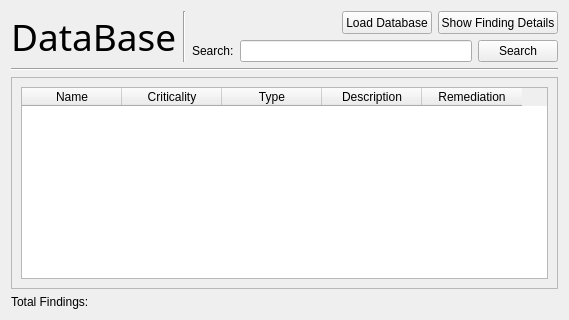
          <widget class="QWidget" name="FindingsTab">
           <attribute name="title">
            <string>Findings</string>
           </attribute>
           <layout class="QGridLayout" name="gridLayout_11">
            <item row="0" column="0">
             <layout class="QHBoxLayout" name="horizontalLayout_11">
              <item>
               <layout class="QHBoxLayout" name="horizontalLayout">
                <item>
                 <widget class="QLabel" name="DatabaseLogoLBL">
                  <property name="font">
                   <font>
                    <family>Eras Bold ITC</family>
                    <pointsize>28</pointsize>
                   </font>
                  </property>
                  <property name="text">
                   <string>DataBase</string>
                  </property>
                 </widget>
                </item>
                <item>
                 <widget class="Line" name="line_2">
                  <property name="orientation">
                   <enum>Qt::Vertical</enum>
                  </property>
                 </widget>
                </item>
               </layout>
              </item>
              <item>
               <layout class="QVBoxLayout" name="verticalLayout_21">
                <item>
                 <layout class="QHBoxLayout" name="horizontalLayout_2">
                  <item>
                   <spacer name="horizontalSpacer_8">
                    <property name="orientation">
                     <enum>Qt::Horizontal</enum>
                    </property>
                    <property name="sizeType">
                     <enum>QSizePolicy::Fixed</enum>
                    </property>
                    <property name="sizeHint" stdset="0">
                     <size>
                      <width>150</width>
                      <height>20</height>
                     </size>
                    </property>
                   </spacer>
                  </item>
                  <item>
                   <widget class="QPushButton" name="LoadDatabaseBTN">
                    <property name="maximumSize">
                     <size>
                      <width>125</width>
                      <height>25</height>
                     </size>
                    </property>
                    <property name="text">
                     <string>Load Database</string>
                    </property>
                   </widget>
                  </item>
                  <item>
                   <widget class="QPushButton" name="ShowFindingDetailsBTN">
                    <property name="maximumSize">
                     <size>
                      <width>120</width>
                      <height>25</height>
                     </size>
                    </property>
                    <property name="text">
                     <string>Show Finding Details</string>
                    </property>
                   </widget>
                  </item>
                 </layout>
                </item>
                <item>
                 <layout class="QHBoxLayout" name="horizontalLayout_10">
                  <item>
                   <widget class="QLabel" name="DatabaseSearchLogoLBL">
                    <property name="text">
                     <string>Search:</string>
                    </property>
                   </widget>
                  </item>
                  <item>
                   <widget class="QLineEdit" name="searchbarLineEdit">
                    <property name="maximumSize">
                     <size>
                      <width>16777215</width>
                      <height>25</height>
                     </size>
                    </property>
                   </widget>
                  </item>
                  <item>
                   <widget class="QPushButton" name="SearchDBBTN">
                    <property name="enabled">
                     <bool>true</bool>
                    </property>
                    <property name="text">
                     <string>Search</string>
                    </property>
                   </widget>
                  </item>
                 </layout>
                </item>
               </layout>
              </item>
             </layout>
            </item>
            <item row="1" column="0">
             <widget class="Line" name="line">
              <property name="orientation">
               <enum>Qt::Horizontal</enum>
              </property>
             </widget>
            </item>
            <item row="2" column="0">
             <widget class="QFrame" name="DatabaseFrame">
              <property name="frameShape">
               <enum>QFrame::StyledPanel</enum>
              </property>
              <property name="frameShadow">
               <enum>QFrame::Sunken</enum>
              </property>
              <layout class="QGridLayout" name="gridLayout_3">
               <item row="0" column="0">
                <widget class="QTableWidget" name="DatabaseTable">
                 <property name="enabled">
                  <bool>true</bool>
                 </property>
                 <property name="contextMenuPolicy">
                  <enum>Qt::CustomContextMenu</enum>
                 </property>
                 <property name="acceptDrops">
                  <bool>true</bool>
                 </property>
                 <property name="frameShape">
                  <enum>QFrame::StyledPanel</enum>
                 </property>
                 <property name="editTriggers">
                  <set>QAbstractItemView::SelectedClicked</set>
                 </property>
                 <property name="defaultDropAction">
                  <enum>Qt::LinkAction</enum>
                 </property>
                 <property name="selectionMode">
                  <enum>QAbstractItemView::ExtendedSelection</enum>
                 </property>
                 <column>
                  <property name="text">
                   <string>Name</string>
                  </property>
                 </column>
                 <column>
                  <property name="text">
                   <string>Criticality</string>
                  </property>
                 </column>
                 <column>
                  <property name="text">
                   <string>Type</string>
                  </property>
                 </column>
                 <column>
                  <property name="text">
                   <string>Description</string>
                  </property>
                 </column>
                 <column>
                  <property name="text">
                   <string>Remediation</string>
                  </property>
                 </column>
                </widget>
               </item>
              </layout>
             </widget>
            </item>
            <item row="3" column="0">
             <widget class="QLabel" name="TotalUsersLBL">
              <property name="text">
               <string>Total Findings:</string>
              </property>
             </widget>
            </item>
           </layout>
          </widget>
